Frame 1 (no input): blank canvas, image omitted
Frame 60 (the mouse pressed at the canvas centre just before this capture): blank canvas, image omitted
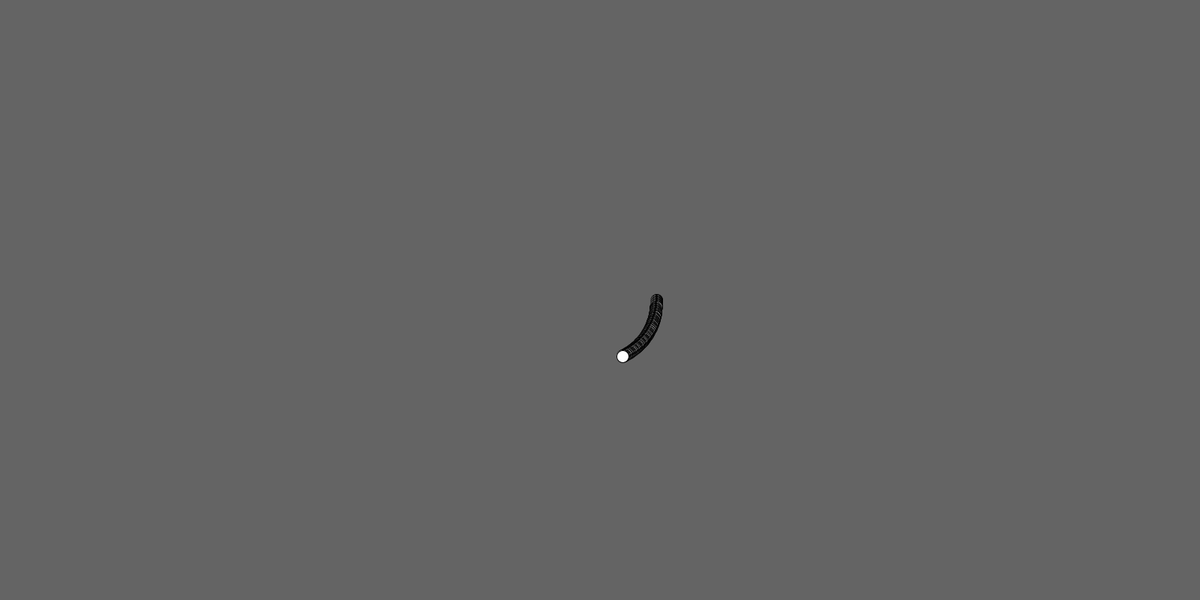
Frame 120 (the mouse held since frame 60 and released just before this capture)

The Processing sketch whose frames 1 and 60 were blank and that drew this single picture after the mouse press (run headless with seeded random() and noise(); from frame 60 on, the mouse is pressed at the canvas centre):

// Processing sketch: mathematics_in_programming
// ── mathematics_in_programming.pde


/*
Modulo in programming
if i > 4, i = 1     is the same as writing i = (i+1)%4

*/

/*

Random number generators
If we give the same seed, we will get the same random number

Random() -> Random gives the numbers more separate
noise() -> Noise with perlin gives closer numbers, achieving a wave-like


*/



/*

The map function has a value between a certain interval, and then returns the same value but in a new interval

map(value, oldLow, oldHigh, newLow, newHigh);

*/


/*

SHE IS GOING TO ASK HOW THE MAP FUNCTION WORKS



*/



float theta = 0;
float r = 75; // radius

void setup()
{
  
  size(1600, 800);
  background(100);
  
  
 // spiral();


}


float b;

void draw()
{
  
   b = color(0, random(100, 255), 0);
  
  frameRate(1000);
    spiral();
  
}

void howMapFunctionWorks()
{
  
  float a, b, c;

  a = 57;
  
  float oldLow = 20, oldHigh = 200, newLow = 10, newHigh = 255;
  
  println("a is " + a);
  
  b = (a - oldLow) / (oldHigh - oldLow);
  println("b is " + b);
  
  c = newLow + b * (newHigh - newLow);
  println("c is " + c);
  
  
  // this results in 
  /*
  a is 57.0
  b is 0.20555556
  c is 60.36111

  */
  
  float result = map(a, oldLow, oldHigh, newLow, newHigh);
  println("Using the built-in map function: " + result);
}



void spiral()
{
  
// fill(b, 100);
  
  float numberOfPoints = 36; // 1 every 10 degrees
  // float theta = (2 * PI) / numberOfPoints;

  // float theta = (2 * PI);

  

  float x; // x coordinate
  float y; // y coordinate

  

 // for(int i = 0; i < numberOfPoints; i++)
 // {
    x = r * cos(theta);
    y = r * sin(theta);  
    
   // r = r / numberOfPoints;
    theta += 0.01;
    r += 0.05;
    
    ellipse(x + width / 2, y + height / 2, 16, 16);
  // }
  

}


// Homework
/*

*/
